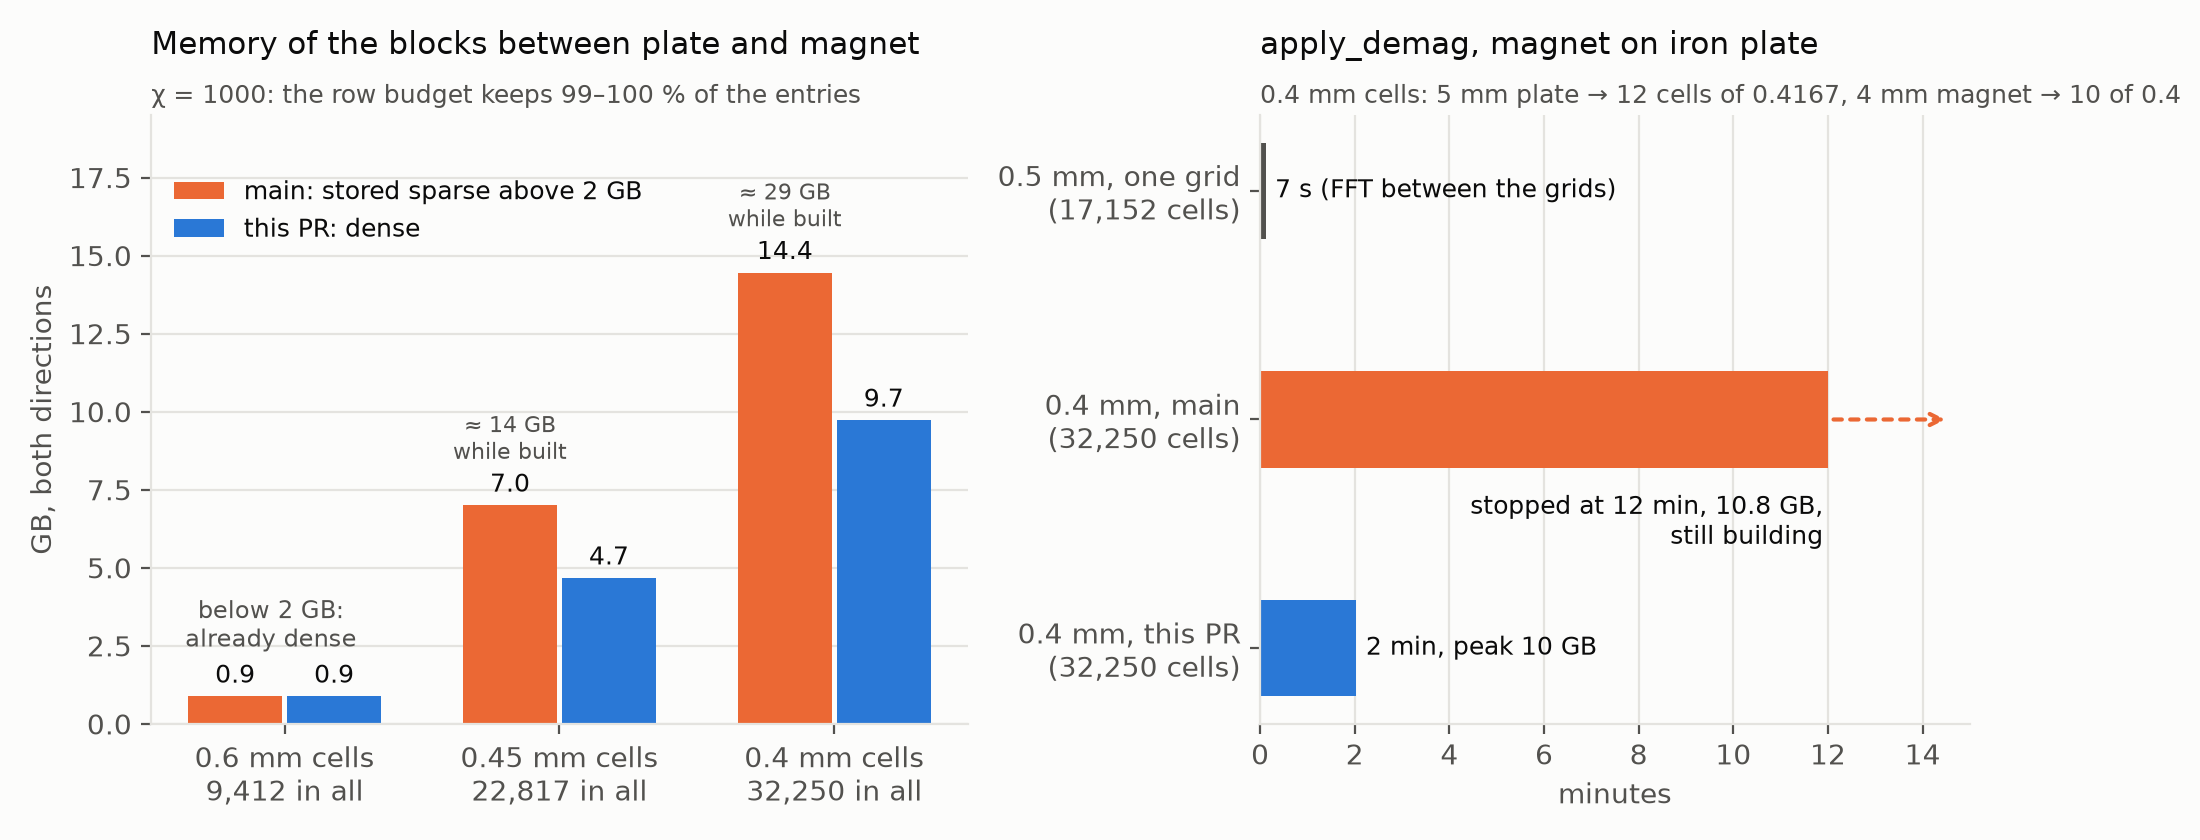

This figure's Python source:
"""PR figure: memory and time of the blocks between two bodies whose grids differ."""
import matplotlib
matplotlib.use("Agg")
import matplotlib.pyplot as plt

SURF, INK, INK2, GRID = "#fcfcfb", "#0b0b0b", "#52514e", "#e4e3df"
BEFORE, AFTER = "#eb6834", "#2a78d6"
plt.rcParams.update({"font.family": "DejaVu Sans", "font.size": 10, "text.color": INK,
                     "axes.labelcolor": INK2, "xtick.color": INK2, "ytick.color": INK2})

# (label, plate cells, magnet cells, kept fraction of the forced CSR); both directions
cases = [("0.6 mm", 8712, 700, 1.0, False), ("0.45 mm", 21296, 1521, 1.0, True), ("0.4 mm", 30000, 2250, 0.991, True)]
dense = [2 * 72 * a * b / 1e9 for _, a, b, _, _ in cases]           # 8 B per entry, 9 entries per pair
csr = [2 * 108 * a * b * k / 1e9 if forced else d for (_, a, b, k, forced), d in zip(cases, dense)]  # 12 B per kept entry

fig, (ax1, ax2) = plt.subplots(1, 2, figsize=(11, 4.2), dpi=200, gridspec_kw={"width_ratios": [1.15, 1]})
fig.patch.set_facecolor(SURF)
for ax in (ax1, ax2):
    ax.set_facecolor(SURF)
    for s in ("top", "right"):
        ax.spines[s].set_visible(False)
    for s in ("left", "bottom"):
        ax.spines[s].set_color(GRID)

# 1. memory
x = range(len(cases)); w = 0.34
b1 = ax1.bar([i - w / 2 - 0.01 for i in x], csr, w, color=BEFORE, label="main: stored sparse above 2 GB")
b2 = ax1.bar([i + w / 2 + 0.01 for i in x], dense, w, color=AFTER, label="this PR: dense")
for bars in (b1, b2):
    for r in bars:
        ax1.text(r.get_x() + r.get_width() / 2, r.get_height() + 0.25, f"{r.get_height():.1f}", ha="center", va="bottom", fontsize=9, color=INK)
ax1.set_xticks(list(x), [f"{c[0]} cells\n{c[1] + c[2]:,} in all" for c in cases])
ax1.set_ylabel("GB, both directions")
ax1.set_ylim(0, 19.5)
ax1.yaxis.grid(True, color=GRID, lw=0.8); ax1.set_axisbelow(True)
ax1.set_title("Memory of the blocks between plate and magnet", loc="left", fontsize=11, color=INK, pad=22)
ax1.text(0, 1.02, "χ = 1000: the row budget keeps 99–100 % of the entries", transform=ax1.transAxes, fontsize=9, color=INK2)
# while a forced block is built: 24 B per entry of index triplets, then a concatenated copy
for i, (_, a, b, k, forced) in enumerate(cases):
    if forced:
        ax1.text(i - w / 2 - 0.01, csr[i] + 1.25, f"≈ {2 * 24 * 9 * a * b * k / 1e9:.0f} GB\nwhile built", ha="center", va="bottom", fontsize=8, color=INK2)
ax1.text(-0.05, dense[0] + 1.6, "below 2 GB:\nalready dense", fontsize=8.5, color=INK2, ha="center")
ax1.legend(loc="upper left", frameon=False, fontsize=9, bbox_to_anchor=(0, 0.93))

# 2. time
labels = ["0.5 mm, one grid\n(17,152 cells)", "0.4 mm, main\n(32,250 cells)", "0.4 mm, this PR\n(32,250 cells)"]
vals = [7.0 / 60, 12.0, 122.2 / 60]
cols = [INK2, BEFORE, AFTER]
y = [2, 1, 0]
ax2.barh(y, vals, height=0.42, color=cols)
ax2.set_yticks(y, labels)
ax2.set_xlabel("minutes")
ax2.set_xlim(0, 15)
ax2.xaxis.grid(True, color=GRID, lw=0.8); ax2.set_axisbelow(True)
ax2.text(vals[0] + 0.2, 2, "7 s (FFT between the grids)", va="center", fontsize=9, color=INK)
ax2.text(11.9, 0.55, "stopped at 12 min, 10.8 GB,\nstill building", va="center", ha="right", fontsize=9, color=INK)
ax2.text(vals[2] + 0.2, 0, "2 min, peak 10 GB", va="center", fontsize=9, color=INK)
ax2.annotate("", xy=(14.6, 1), xytext=(12.0, 1), arrowprops=dict(arrowstyle="->", color=BEFORE, lw=1.5, ls=(0, (2, 2))))
ax2.set_title("apply_demag, magnet on iron plate", loc="left", fontsize=11, color=INK, pad=22)
ax2.text(0, 1.02, "0.4 mm cells: 5 mm plate → 12 cells of 0.4167, 4 mm magnet → 10 of 0.4", transform=ax2.transAxes, fontsize=9, color=INK2)

fig.tight_layout()
fig.savefig("pr86_dense_cross.png", facecolor=SURF)
print([round(v, 2) for v in csr], [round(v, 2) for v in dense])
